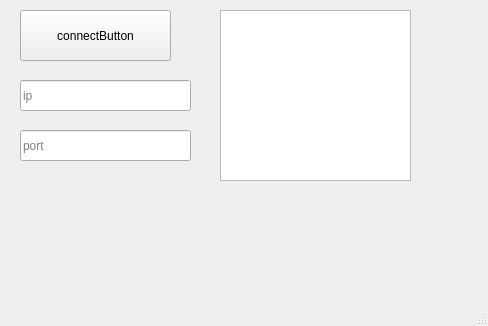
<?xml version="1.0" encoding="UTF-8"?>
<ui version="4.0">
 <class>ClientWindow</class>
 <widget class="QMainWindow" name="ClientWindow">
  <property name="geometry">
   <rect>
    <x>0</x>
    <y>0</y>
    <width>488</width>
    <height>326</height>
   </rect>
  </property>
  <property name="windowTitle">
   <string>ClientWindow</string>
  </property>
  <widget class="QWidget" name="centralwidget">
   <widget class="QPushButton" name="connectButton">
    <property name="geometry">
     <rect>
      <x>20</x>
      <y>10</y>
      <width>151</width>
      <height>51</height>
     </rect>
    </property>
    <property name="text">
     <string>connectButton</string>
    </property>
   </widget>
   <widget class="QLineEdit" name="serverLineEdit">
    <property name="geometry">
     <rect>
      <x>20</x>
      <y>80</y>
      <width>171</width>
      <height>31</height>
     </rect>
    </property>
    <property name="placeholderText">
     <string>ip</string>
    </property>
   </widget>
   <widget class="QLineEdit" name="portLineEdit">
    <property name="geometry">
     <rect>
      <x>20</x>
      <y>130</y>
      <width>171</width>
      <height>31</height>
     </rect>
    </property>
    <property name="placeholderText">
     <string>port</string>
    </property>
   </widget>
   <widget class="QTextEdit" name="logTextEdit">
    <property name="geometry">
     <rect>
      <x>220</x>
      <y>10</y>
      <width>191</width>
      <height>171</height>
     </rect>
    </property>
   </widget>
  </widget>
  <widget class="QMenuBar" name="menubar">
   <property name="geometry">
    <rect>
     <x>0</x>
     <y>0</y>
     <width>488</width>
     <height>24</height>
    </rect>
   </property>
  </widget>
  <widget class="QStatusBar" name="statusbar"/>
 </widget>
 <resources/>
 <connections/>
</ui>
